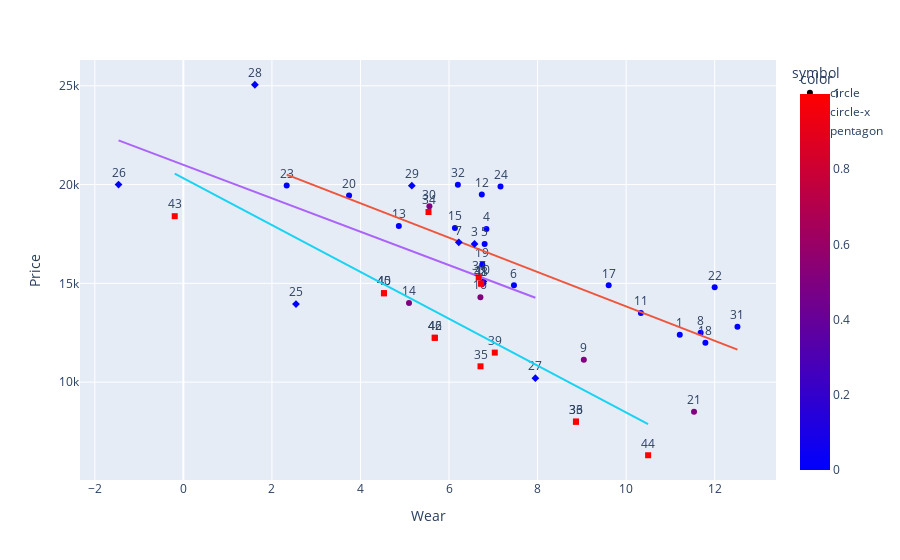

Notebook source saved alongside this figure:
### Code cell
df = read_sheet()
df['symbol'] = df['Vehicle'].map({'Honda - X':'circle-x', 'Honda':'circle', 'Kia':'pentagon'})
df['color'] = df['Status'].apply(lambda s: 'None' if pd.isna(s) else s).map({'None': 1, 'NO': 0, 'EXPENSIVE': 0, 'SOLD': 0.5})
px_chart = px.scatter(df, x='Wear', y='Price', trendline='ols', height=500, hover_name='CarNo', hover_data=['Notes', 'Price', 'Mileage', 'Year'], 
          text='CarNo', symbol='symbol', color='color', color_continuous_scale=px.colors.sequential.Bluered
) #,  , color='CarNo'
#color_discrete_map = {'None': 'blue', 'NO': 'red', 'SOLD': 'gray'}
px_chart.update_traces(textposition='top center')

#range_color=[1, ]

#dir(px.colors.sequential)

### Figure 1 — Plotly figure (JSON) as saved in the notebook; plotly's stock layout.template omitted (floating-point values rounded to 4 significant figures)
{"data": [{"customdata": [["3 owners", 121588, 2013], ["1 owner", 111331, 2016], ["1 owner", 111033, 2016], [null, 116000, 2016], ["2 owners", 125123, 2013], ["4 owners, in KY", 82836, 2010], [null, 100000, 2011], ["2 owners", 110551, 2016], ["2 owners", 96500, 2016], ["SOLD", 83220, 2014], [null, 91000, 2014], [null, 110316, 2016], [null, 102047, 2012], [null, 118427, 2012], [null, 95640, 2014], [null, 65565, 2013], [null, 109000, 2011], [null, 120000, 2012], ["2 owners", 85000, 2017], [null, 106221, 2015], [null, 94178, 2015], ["Clean title, EX", 116357, 2011], ["2 owners clean title", 113997, 2017]], "hovertemplate": "<b>%{hovertext}</b><br><br>symbol=circle<br>Wear=%{x}<br>Price=%{y}<br>CarNo=%{text}<br>Notes=%{customdata[0]}<br>Mileage=%{customdata[1]}<br>Year=%{customdata[2]}<br>color=%{marker.color}<extra></extra>", "hovertext": [1, 4, 5, 6, 8, 9, 11, 12, 13, 14, 15, 16, 17, 18, 19, 20, 21, 22, 23, 24, 30, 31, 32], "legendgroup": "circle", "marker": {"color": [0, 0, 0, 0, 0, 0.5, 0, 0, 0, 0.5, 0, 0.5, 0, 0, 0, 0, 0.5, 0, 0, 0, 0.5, 0, 0], "coloraxis": "coloraxis", "symbol": "circle"}, "mode": "markers+text", "name": "circle", "orientation": "v", "showlegend": true, "text": [1, 4, 5, 6, 8, 9, 11, 12, 13, 14, 15, 16, 17, 18, 19, 20, 21, 22, 23, 24, 30, 31, 32], "textposition": "top center", "type": "scatter", "x": [11.21, 6.844, 6.804, 7.467, 11.68, 9.045, 10.33, 6.74, 4.867, 5.096, 6.133, 6.709, 9.606, 11.79, 6.752, 3.742, 11.53, 12, 2.333, 7.163, 5.557, 12.51, 6.2], "xaxis": "x", "y": [12395, 17750, 16990, 14900, 12499, 11129, 13500, 19500, 17900, 14000, 17800, 14300, 14899, 11995, 15950, 19450, 8500, 14800, 19950, 19900, 18900, 12800, 19990], "yaxis": "y"}, {"hovertemplate": "<b>OLS trendline</b><br>Price = -869.878 * Wear + 22531.4<br>R<sup>2</sup>=0.596366<br><br>symbol=circle<br>Wear=%{x}<br>Price=%{y} <b>(trend)</b><extra></extra>", "legendgroup": "circle", "marker": {"symbol": "circle"}, "mode": "lines", "name": "circle", "showlegend": false, "textposition": "top center", "type": "scatter", "x": [2.333, 3.742, 4.867, 5.096, 5.557, 6.133, 6.2, 6.709, 6.74, 6.752, 6.804, 6.844, 7.163, 7.467, 9.045, 9.606, 10.33, 11.21, 11.53, 11.68, 11.79, 12, 12.51], "xaxis": "x", "y": [20500.0, 19280.0, 18300.0, 18100.0, 17700.0, 17200.0, 17140.0, 16700.0, 16670.0, 16660.0, 16610.0, 16580.0, 16300.0, 16040.0, 14660.0, 14180.0, 13540.0, 12780.0, 12500.0, 12370.0, 12280.0, 12090.0, 11650.0], "yaxis": "y"}, {"customdata": [["1 accident, 3 owners", 95745, 2014], ["1 accident, 3 owners", 101820, 2015], ["1 accident, 2 owners", 91651, 2014], ["Rebuilt Title - 1 owner - reached out ... now response yet", 110830, 2016], ["Rebuilt title", 71578, 2015], ["Rebuilt title - 2 owners", 56521, 2017], [null, 89628, 2012], ["2 accidents, 1 owner", 87115, 2018], ["1 accident, 1 previous owner", 98700, 2016]], "hovertemplate": "<b>%{hovertext}</b><br><br>symbol=circle-x<br>Wear=%{x}<br>Price=%{y}<br>CarNo=%{text}<br>Notes=%{customdata[0]}<br>Mileage=%{customdata[1]}<br>Year=%{customdata[2]}<br>color=%{marker.color}<extra></extra>", "hovertext": [2, 3, 7, 10, 25, 26, 27, 28, 29], "legendgroup": "circle-x", "marker": {"color": [0, 0, 0, 0, 0, 0, 0, 0, 0], "coloraxis": "coloraxis", "symbol": "diamond"}, "mode": "markers+text", "name": "circle-x", "orientation": "v", "showlegend": true, "text": [2, 3, 7, 10, 25, 26, 27, 28, 29], "textposition": "top center", "type": "scatter", "x": [6.766, 6.576, 6.22, 6.777, 2.544, -1.464, 7.95, 1.615, 5.16], "xaxis": "x", "y": [14997, 16995, 17075, 15100, 13950, 20000, 10200, 25053, 19943], "yaxis": "y"}, {"hovertemplate": "<b>OLS trendline</b><br>Price = -846.586 * Wear + 20999.2<br>R<sup>2</sup>=0.380544<br><br>symbol=circle-x<br>Wear=%{x}<br>Price=%{y} <b>(trend)</b><extra></extra>", "legendgroup": "circle-x", "marker": {"symbol": "diamond"}, "mode": "lines", "name": "circle-x", "showlegend": false, "textposition": "top center", "type": "scatter", "x": [-1.464, 1.615, 2.544, 5.16, 6.22, 6.576, 6.766, 6.777, 7.95], "xaxis": "x", "y": [22240.0, 19630.0, 18850.0, 16630.0, 15730.0, 15430.0, 15270.0, 15260.0, 14270.0], "yaxis": "y"}, {"customdata": [["Kia Sedona", 119000, 2015], [null, 94026, 2015], [null, 110335, 2016], [null, 119000, 2015], [null, 110028, 2016], [null, 110449, 2016], [null, 112752, 2016], [null, 86479, 2015], [null, 110449, 2016], [null, 102588, 2016], [null, 58537, 2016], [null, 93723, 2010], [null, 86479, 2015], [null, 102588, 2016]], "hovertemplate": "<b>%{hovertext}</b><br><br>symbol=pentagon<br>Wear=%{x}<br>Price=%{y}<br>CarNo=%{text}<br>Notes=%{customdata[0]}<br>Mileage=%{customdata[1]}<br>Year=%{customdata[2]}<br>color=%{marker.color}<extra></extra>", "hovertext": [33, 34, 35, 36, 37, 38, 39, 40, 41, 42, 43, 44, 45, 46], "legendgroup": "pentagon", "marker": {"color": [1, 1, 1, 1, 1, 1, 1, 1, 1, 1, 1, 1, 1, 1], "coloraxis": "coloraxis", "symbol": "square"}, "mode": "markers+text", "name": "pentagon", "orientation": "v", "showlegend": true, "text": [33, 34, 35, 36, 37, 38, 39, 40, 41, 42, 43, 44, 45, 46], "textposition": "top center", "type": "scatter", "x": [8.867, 5.537, 6.711, 8.867, 6.67, 6.727, 7.034, 4.531, 6.727, 5.678, -0.1951, 10.5, 4.531, 5.678], "xaxis": "x", "y": [8000, 18612, 10800, 8000, 15305, 14989, 11495, 14500, 14989, 12245, 18400, 6299, 14500, 12245], "yaxis": "y"}, {"hovertemplate": "<b>OLS trendline</b><br>Price = -1186.12 * Wear + 20327.8<br>R<sup>2</sup>=0.634534<br><br>symbol=pentagon<br>Wear=%{x}<br>Price=%{y} <b>(trend)</b><extra></extra>", "legendgroup": "pentagon", "marker": {"symbol": "square"}, "mode": "lines", "name": "pentagon", "showlegend": false, "textposition": "top center", "type": "scatter", "x": [-0.1951, 4.531, 4.531, 5.537, 5.678, 5.678, 6.67, 6.711, 6.727, 6.727, 7.034, 8.867, 8.867, 10.5], "xaxis": "x", "y": [20560.0, 14950.0, 14950.0, 13760.0, 13590.0, 13590.0, 12420.0, 12370.0, 12350.0, 12350.0, 11990.0, 9811.0, 9811.0, 7878.0], "yaxis": "y"}], "layout": {"autosize": true, "coloraxis": {"colorbar": {"title": {"text": "color"}}, "colorscale": [[0, "rgb(0,0,255)"], [1, "rgb(255,0,0)"]]}, "legend": {"title": {"text": "symbol"}, "tracegroupgap": 0}, "margin": {"t": 60}, "xaxis": {"anchor": "y", "autorange": true, "domain": [0, 1], "range": [-2.313, 13.36], "title": {"text": "Wear"}, "type": "linear"}, "yaxis": {"anchor": "x", "autorange": true, "domain": [0, 1], "range": [5010.0, 26340.0], "title": {"text": "Price"}, "type": "linear"}}}
